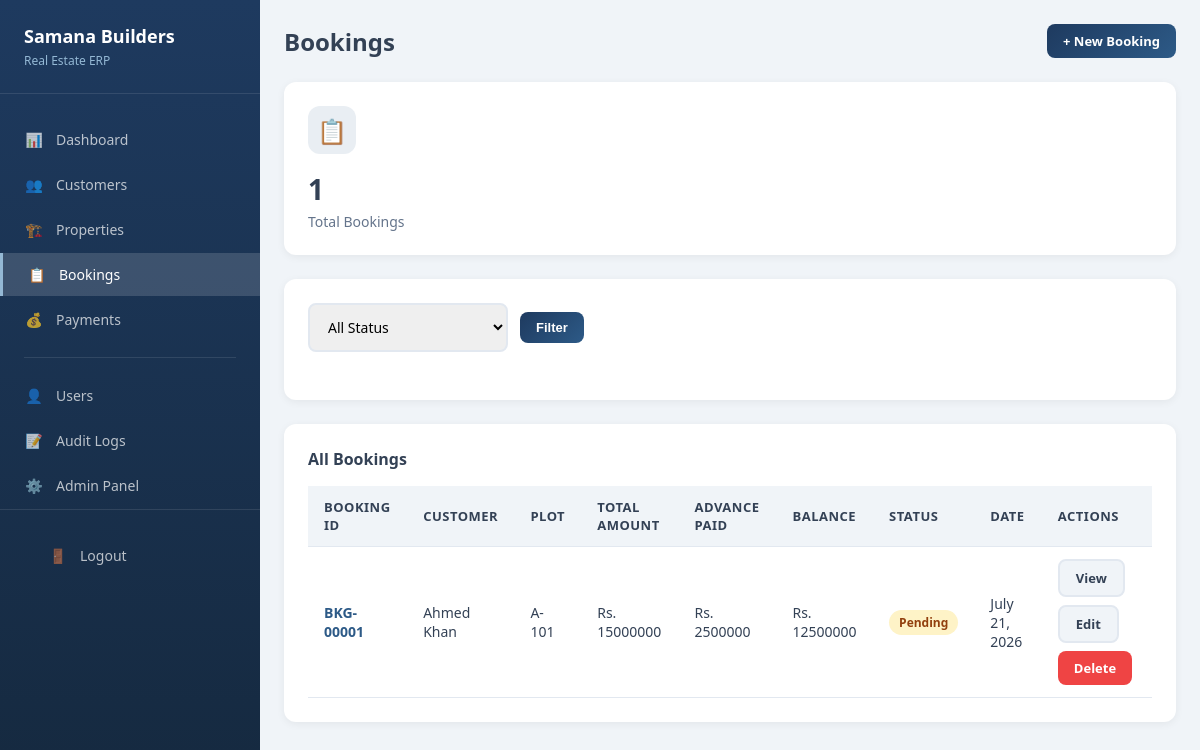
The page /bookings/ (signed in) on the database its author committed.
### bookings/models.py (models this page shows, shortened)
class Booking(models.Model):
    STATUS_CHOICES = [
        ('pending', 'Pending'),
        ('confirmed', 'Confirmed'),
        ('cancelled', 'Cancelled'),
        ('completed', 'Completed'),
    ]
    booking_id = models.CharField(max_length=20, unique=True, editable=False)
    customer = models.ForeignKey(Customer, on_delete=models.CASCADE, related_name='bookings')
    plot = models.ForeignKey(Plot, on_delete=models.CASCADE, related_name='bookings')
    booking_date = models.DateField(auto_now_add=True)
    total_amount = models.DecimalField(max_digits=15, decimal_places=2)
    advance_paid = models.DecimalField(max_digits=15, decimal_places=2, default=0)
    status = models.CharField(max_length=20, choices=STATUS_CHOICES, default='pending')
    notes = models.TextField(blank=True)
    created_at = models.DateTimeField(auto_now_add=True)
    updated_at = models.DateTimeField(auto_now=True)
    created_by = models.ForeignKey(User, on_delete=models.SET_NULL, null=True)
    @property
    def remaining_balance(self):
        return self.total_amount - self.advance_paid
    class Meta:
        ordering = ['-created_at']

### customers/models.py (models this page shows, shortened)
class Customer(models.Model):
    customer_id = models.CharField(max_length=20, unique=True, editable=False)
    user = models.OneToOneField(User, on_delete=models.SET_NULL, null=True, blank=True)
    first_name = models.CharField(max_length=100)
    last_name = models.CharField(max_length=100)
    email = models.EmailField(unique=True, blank=True, null=True)
    phone = models.CharField(max_length=20)
    alternate_phone = models.CharField(max_length=20, blank=True)
    cnic = models.CharField(max_length=15, unique=True)
    address = models.TextField(blank=True)
    city = models.CharField(max_length=100, blank=True)
    notes = models.TextField(blank=True)
    is_active = models.BooleanField(default=True)
    created_at = models.DateTimeField(auto_now_add=True)
    updated_at = models.DateTimeField(auto_now=True)
    created_by = models.ForeignKey(User, on_delete=models.SET_NULL, null=True, related_name='customers_created')
    @property
    def full_name(self):
        return f"{self.first_name} {self.last_name}"
    class Meta:
        ordering = ['-created_at']

### properties/models.py (models this page shows, shortened)
class Plot(models.Model):
    STATUS_CHOICES = [
        ('available', 'Available'),
        ('reserved', 'Reserved'),
        ('booked', 'Booked'),
        ('sold', 'Sold'),
        ('cancelled', 'Cancelled'),
    ]
    TYPE_CHOICES = [
        ('residential', 'Residential'),
        ('commercial', 'Commercial'),
        ('industrial', 'Industrial'),
    ]
    plot_number = models.CharField(max_length=50)
    project = models.ForeignKey(Project, on_delete=models.CASCADE, related_name='plots')
    plot_type = models.CharField(max_length=20, choices=TYPE_CHOICES, default='residential')
    size_marla = models.DecimalField(max_digits=10, decimal_places=2, help_text="Size in Marla")
    size_sqft = models.DecimalField(max_digits=10, decimal_places=2, blank=True, null=True, help_text="Size in Square Feet")
    price = models.DecimalField(max_digits=15, decimal_places=2)
    status = models.CharField(max_length=20, choices=STATUS_CHOICES, default='available')
    description = models.TextField(blank=True)
    created_at = models.DateTimeField(auto_now_add=True)
    updated_at = models.DateTimeField(auto_now=True)
    class Meta:
        unique_together = ['project', 'plot_number']
        ordering = ['project', 'plot_number']

### core/views.py (the view)
# urls.py: path('bookings/', core_views.bookings_view, name='bookings'),
@login_required
def bookings_view(request):
    bookings = Booking.objects.select_related('customer', 'plot').all()
    status_filter = request.GET.get('status', '')
    if status_filter:
        bookings = bookings.filter(status=status_filter)
    context = {
        'bookings': bookings,
        'status_filter': status_filter,
    }
    return render(request, 'bookings.html', context)

### templates/bookings.html (shortened to what this page needs)
{% extends 'base.html' %}
{% block content %}
<div class="app-layout">
    <aside class="sidebar">
        <div class="sidebar-brand">
            <h2>Samana Builders</h2>
            <p>Real Estate ERP</p>
        </div>
        <ul class="nav-menu">
            <li class="nav-item">
                <a href="{% url 'dashboard' %}" class="nav-link">
                    <span class="nav-icon">📊</span>
                    Dashboard
                </a>
            </li>
            <li class="nav-item">
                <a href="{% url 'customers' %}" class="nav-link">
                    <span class="nav-icon">👥</span>
                    Customers
                </a>
            </li>
            <li class="nav-item">
                <a href="{% url 'properties' %}" class="nav-link">
                    <span class="nav-icon">🏗️</span>
                    Properties
                </a>
            </li>
            <li class="nav-item">
                <a href="{% url 'bookings' %}" class="nav-link active">
                    <span class="nav-icon">📋</span>
                    Bookings
                </a>
            </li>
            <li class="nav-item">
                <a href="{% url 'payments' %}" class="nav-link">
                    <span class="nav-icon">💰</span>
                    Payments
                </a>
            </li>
            <div class="nav-divider"></div>
            <li class="nav-item">
                <a href="{% url 'users' %}" class="nav-link">
                    <span class="nav-icon">👤</span>
                    Users
                </a>
            </li>
            <li class="nav-item">
                <a href="{% url 'audit_logs' %}" class="nav-link">
                    <span class="nav-icon">📝</span>
                    Audit Logs
                </a>
            </li>
            <li class="nav-item">
                <a href="/admin/" class="nav-link">
                    <span class="nav-icon">⚙️</span>
                    Admin Panel
                </a>
            </li>
        </ul>
        <div style="margin-top: auto; padding: 24px; border-top: 1px solid rgba(255,255,255,0.1);">
            <a href="{% url 'logout' %}" class="nav-link">
                <span class="nav-icon">🚪</span>
                Logout
            </a>
        </div>
    </aside>
    <main class="main-content">
        <div class="page-header">
            <h1>Bookings</h1>
            <div class="user-info">
                <a href="{% url 'booking_create' %}" class="btn btn-primary btn-sm">+ New Booking</a>
            </div>
        </div>
        <div class="stats-grid">
            <div class="stat-card">
                <div class="stat-icon blue">📋</div>
                <div class="stat-value">{{ bookings|length }}</div>
                <div class="stat-label">Total Bookings</div>
            </div>
        </div>
        <div class="card">
            <form method="get" class="filters">
                <select name="status" class="form-control">
                    <option value="">All Status</option>
                </select>
                <button type="submit" class="btn btn-primary btn-sm">Filter</button>
            </form>
        </div>
        <div class="card">
            <div class="card-header">
                <h3>All Bookings</h3>
            </div>
            <div class="table-container">
                {% if bookings %}
                <table>
                    <thead>
                        <tr>
                            <th>Booking ID</th>
                            <th>Customer</th>
                            <th>Plot</th>
                            <th>Total Amount</th>
                            <th>Advance Paid</th>
                            <th>Balance</th>
                            <th>Status</th>
                            <th>Date</th>
                            <th>Actions</th>
                        </tr>
                    </thead>
                    <tbody>
                        {% for booking in bookings %}
                        <tr>
                            <td><strong><a href="{% url 'booking_detail' booking.pk %}" style="color: var(--primary); text-decoration: none;">{{ booking.booking_id }}</a></strong></td>
                            <td>{{ booking.customer.full_name }}</td>
                            <td>{{ booking.plot.plot_number }}</td>
                            <td>Rs. {{ booking.total_amount|floatformat:0 }}</td>
                            <td>Rs. {{ booking.advance_paid|floatformat:0 }}</td>
                            <td>Rs. {{ booking.remaining_balance|floatformat:0 }}</td>
                            <td>
                                <span class="badge badge-{% if booking.status == 'confirmed' %}success{% elif booking.status == 'pending' %}warning{% elif booking.status == 'cancelled' %}danger{% else %}info{% endif %}">
                                    {{ booking.get_status_display }}
                                </span>
                            </td>
                            <td>{{ booking.booking_date }}</td>
                            <td>
                                <div class="btn-group">
                                    <a href="{% url 'booking_detail' booking.pk %}" class="btn btn-secondary btn-sm">View</a>
                                    <a href="{% url 'booking_edit' booking.pk %}" class="btn btn-secondary btn-sm">Edit</a>
                                    <a href="{% url 'booking_delete' booking.pk %}" class="btn btn-danger btn-sm">Delete</a>
                                </div>
                            </td>
                        </tr>
                        {% endfor %}
                    </tbody>
                </table>
                {% else %}
                <div class="empty-state">
                    <p>No bookings found</p>
                </div>
                {% endif %}
            </div>
        </div>
    </main>
</div>
{% endblock %}

### templates/base.html (style rules this page uses)
* { margin: 0; padding: 0; box-sizing: border-box; }
body { font-family: 'Segoe UI', Tahoma, Geneva, Verdana, sans-serif; background: #f0f4f8; min-height: 100vh; }
:root { --primary-dark: #1e3a5f; --primary: #2d5a87; --primary-light: #94b8d4; --accent-green: #10b981; --accent-amber: #f59e0b; --accent-red: #ef4444; --bg-light: #f0f4f8; --text-dark: #334155; --border: #e2e8f0; }
.form-control { width: 100%; padding: 12px 14px; border: 2px solid var(--border); border-radius: 8px; font-size: 14px; transition: all 0.3s; font-family: inherit; }
select.form-control { cursor: pointer; }
.btn { display: inline-flex; align-items: center; justify-content: center; padding: 12px 24px; border: none; border-radius: 8px; font-size: 14px; font-weight: 600; cursor: pointer; transition: all 0.3s; text-decoration: none; gap: 8px; }
.btn-primary { background: linear-gradient(135deg, var(--primary-dark) 0%, var(--primary) 100%); color: white; }
.btn-danger { background: var(--accent-red); color: white; }
.btn-secondary { background: var(--bg-light); color: var(--text-dark); border: 2px solid var(--border); }
.btn-sm { padding: 8px 16px; font-size: 13px; }
.btn-group { display: flex; gap: 8px; flex-wrap: wrap; }
.app-layout { display: flex; min-height: 100vh; }
.sidebar { width: 260px; background: linear-gradient(180deg, var(--primary-dark) 0%, #15293f 100%); color: white; padding: 24px 0; position: fixed; height: 100vh; overflow-y: auto; }
.sidebar-brand { padding: 0 24px 24px; border-bottom: 1px solid rgba(255,255,255,0.1); margin-bottom: 24px; }
.sidebar-brand h2 { font-size: 18px; margin-bottom: 4px; }
.sidebar-brand p { font-size: 12px; color: var(--primary-light); }
.nav-menu { list-style: none; }
.nav-item { margin-bottom: 2px; }
.nav-link { display: flex; align-items: center; padding: 12px 24px; color: rgba(255,255,255,0.7); text-decoration: none; transition: all 0.3s; font-size: 14px; }
.nav-link.active { background: rgba(255,255,255,0.15); color: white; border-left: 3px solid var(--primary-light); }
.nav-icon { width: 20px; margin-right: 12px; text-align: center; }
.nav-divider { height: 1px; background: rgba(255,255,255,0.1); margin: 16px 24px; }
.main-content { flex: 1; margin-left: 260px; padding: 24px; }
.page-header { display: flex; justify-content: space-between; align-items: center; margin-bottom: 24px; }
.page-header h1 { font-size: 24px; color: var(--text-dark); }
.user-info { display: flex; align-items: center; gap: 12px; }
.card { background: white; border-radius: 12px; box-shadow: 0 2px 8px rgba(0,0,0,0.06); padding: 24px; margin-bottom: 24px; }
.card-header { display: flex; justify-content: space-between; align-items: center; margin-bottom: 16px; }
.card-header h3 { font-size: 16px; color: var(--text-dark); }
.stats-grid { display: grid; grid-template-columns: repeat(auto-fit, minmax(200px, 1fr)); gap: 24px; margin-bottom: 24px; }
.stat-card { background: white; border-radius: 12px; padding: 24px; box-shadow: 0 2px 8px rgba(0,0,0,0.06); }
.stat-card .stat-icon { width: 48px; height: 48px; border-radius: 12px; display: flex; align-items: center; justify-content: center; font-size: 24px; margin-bottom: 16px; }
.stat-card .stat-value { font-size: 28px; font-weight: 700; color: var(--text-dark); margin-bottom: 4px; }
.stat-card .stat-label { font-size: 14px; color: #64748b; }
.stat-icon.blue { background: rgba(45,90,135,0.1); color: var(--primary); }
.table-container { overflow-x: auto; }
table { width: 100%; border-collapse: collapse; }
th, td { padding: 12px 16px; text-align: left; border-bottom: 1px solid var(--border); }
th { background: var(--bg-light); font-weight: 600; color: var(--text-dark); font-size: 13px; text-transform: uppercase; letter-spacing: 0.5px; }
td { font-size: 14px; color: var(--text-dark); }
.badge { padding: 4px 10px; border-radius: 20px; font-size: 12px; font-weight: 600; display: inline-block; }
.badge-warning { background: #fef3c7; color: #92400e; }
.filters { display: flex; gap: 12px; margin-bottom: 24px; flex-wrap: wrap; align-items: center; }
.filters .form-control { width: auto; min-width: 200px; }

### rows shown on the page
Booking: booking_id "BKG-00001", customer.full_name "Ahmed Khan", plot.plot_number "A-101", total_amount "15000000", advance_paid "2500000", remaining_balance "12500000", status "Pending", booking_date "July 21, 2026"

### other values the page prints
{{ bookings|length }} "1"
